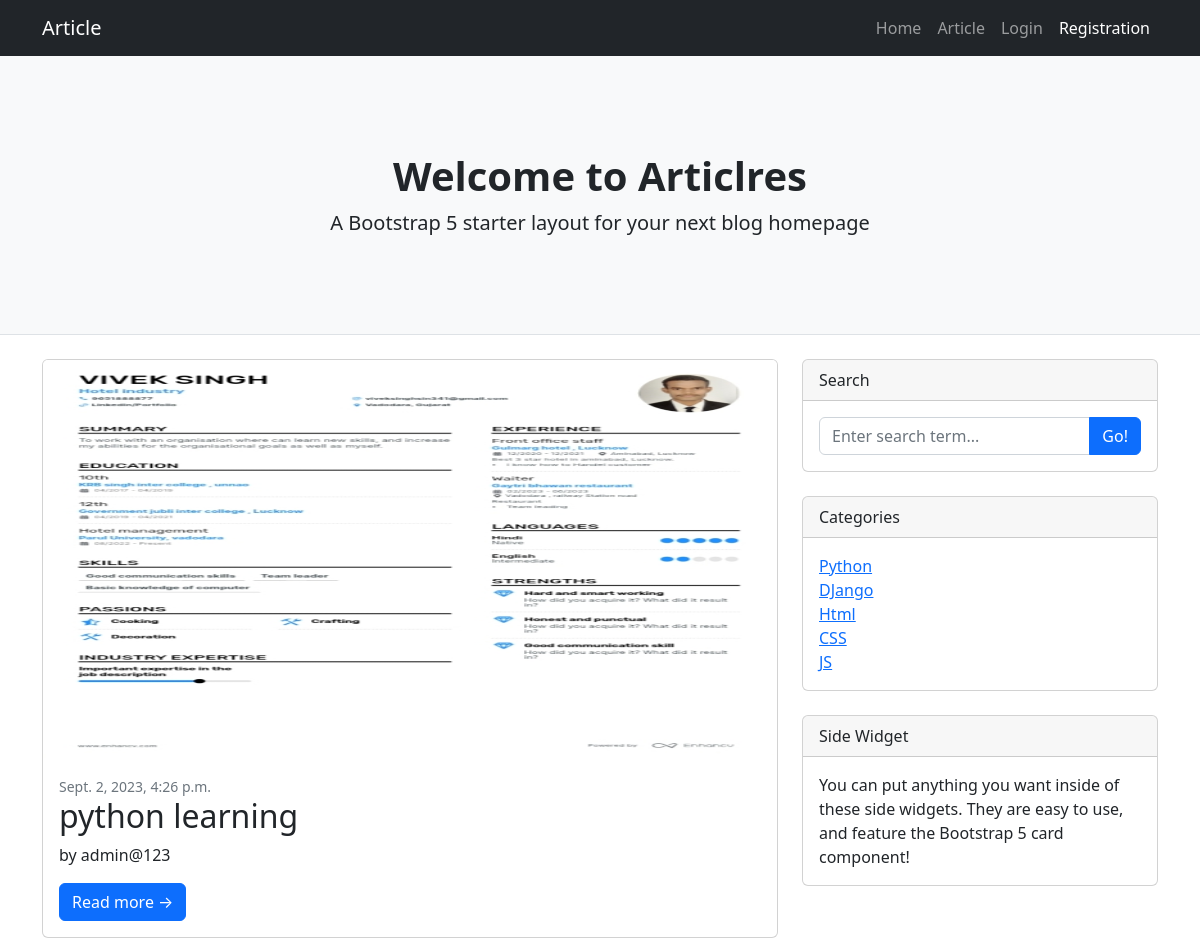
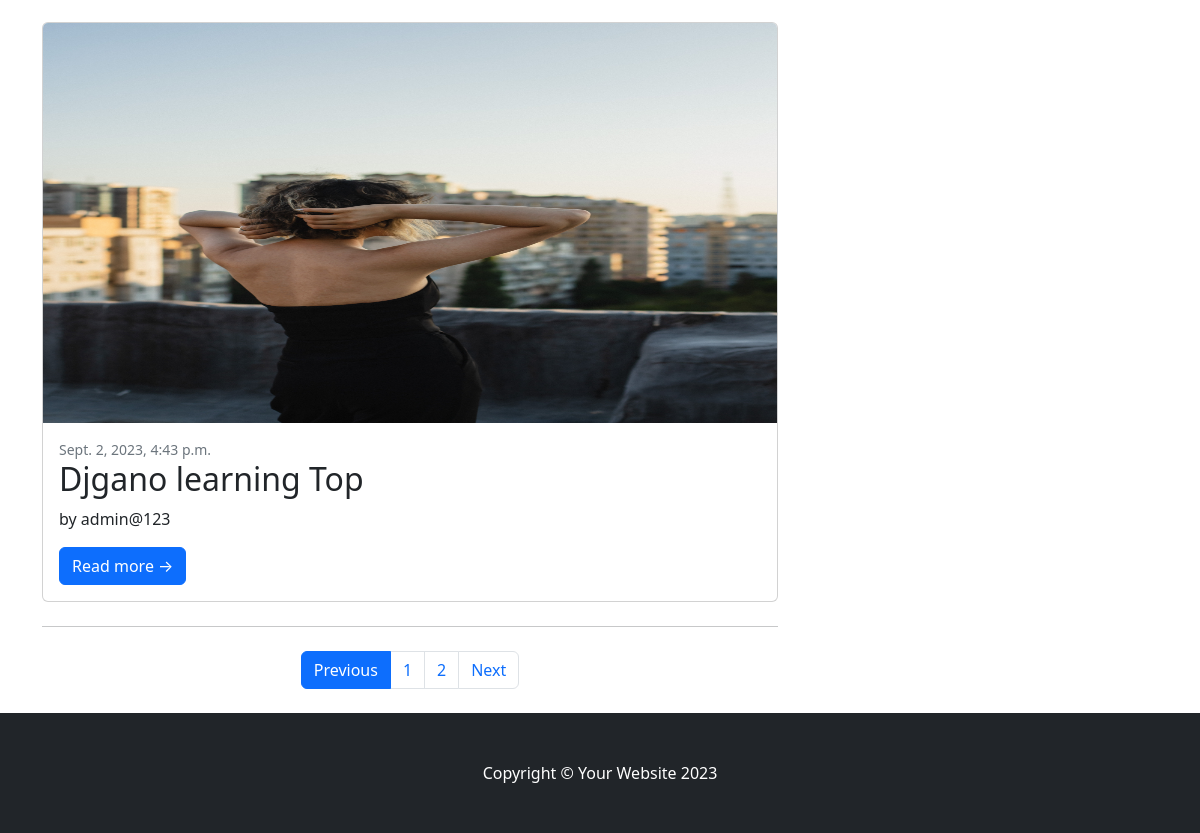
Before: / with the older database file (2 pictures, top to bottom).
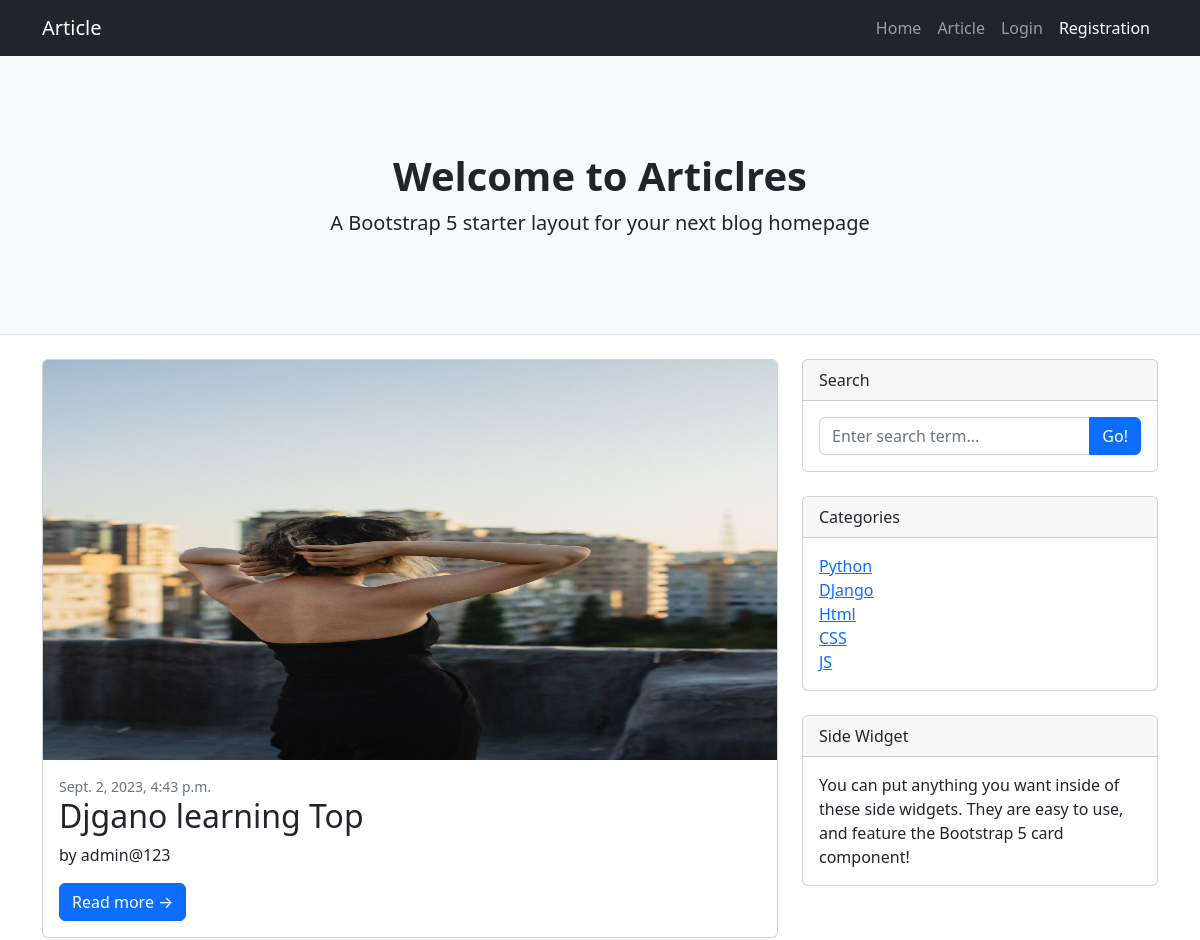
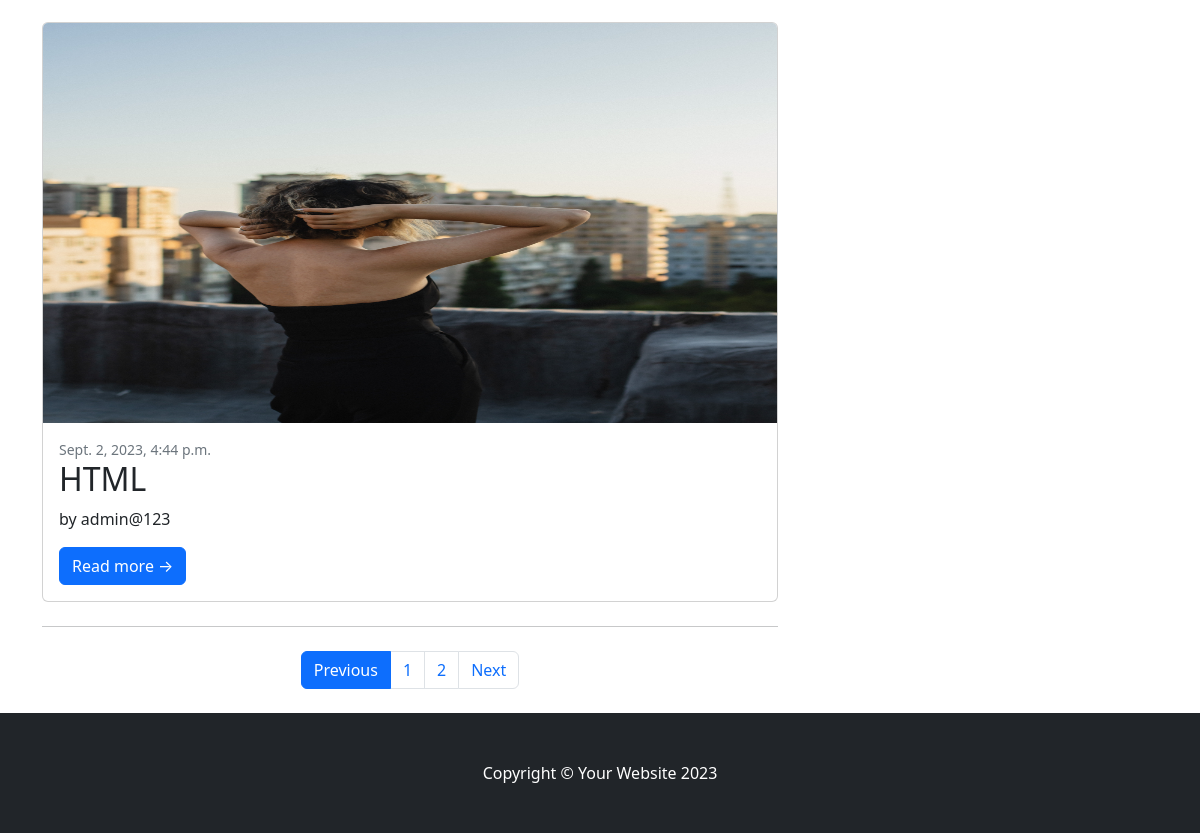
After: the same page with the newer database file (2 pictures, top to bottom).
### article/models.py (models this page shows, shortened)
class Article(models.Model):
    title=models.CharField(max_length=500)
    content=models.TextField(max_length=500)
    published_date=models.DateTimeField(auto_now=True,blank=True)
    author=models.ForeignKey(User,on_delete=models.CASCADE)
    category=models.ManyToManyField(Category)
    image=models.ImageField(upload_to='articles/',blank=True,null=True)
    created_at=models.DateTimeField(auto_now_add=True)
    updated_date=models.DateTimeField(auto_now=True)

class Category(models.Model):
    category=models.CharField(max_length=200)
    created_at=models.DateTimeField(auto_now_add=True)

### articles/views.py (the view)
# urls.py: path("", views.home, name="home"),
def home(request):
    articles = Article.objects.all()
    category = Category.objects.all()
    paginator = Paginator(
        articles, 2
    )  # You can adjust the number of articles per page as needed
    page_number = request.GET.get("page")
    pages = paginator.get_page(page_number)
    context = {
        "articles": pages,
        "category": category,
    }
    return render(request, "home.html", context)

### templates/home.html
{% extends 'base.html' %}
{% load static %}
{% block content %}
   <header class="py-5 bg-light border-bottom mb-4">
            <div class="container">
                <div class="text-center my-5">
                    <h1 class="fw-bolder">Welcome to Articlres </h1>
                    <p class="lead mb-0">A Bootstrap 5 starter layout for your next blog homepage</p>
                </div>
            </div>
        </header>
        <div class="container">
            <div class="row">
                <div class="col-lg-8">
                    {% for item in articles %}
                    <div class="card mb-4">
                        <a href="{% url 'article_detail' item.id %}">
                          <img class="card-img-top" src="{{ item.image.url }}" alt="..." /></a>
                        <div class="card-body">
                            <div class="small text-muted">{{item.created_at}}</div>
                            <h2 class="card-title">{{ item.title }}</h2>
                            <p class="card-text">by {{item.author}}</p>
                            <a class="btn btn-primary" href="{% url 'article_detail' item.id %}">Read more →</a>
                        </div>
                    </div>
                    {% endfor %}
                    <nav aria-label="Pagination">
                        <hr class="my-0" />
                        {% if articles.has_other_pages %}
                        <ul class="pagination justify-content-center my-4">
                          {% if articles.has_previous %}
                            <li class="page-item "><a class="page-link" href="?page={{ articles.previous_page_number }}" >Previous</a></li>
                            {% else %}
                            <li class="page-item active" aria-current="page"><a class="page-link" href="/">Previous</a></li>
                            {% endif %}
                            {% for i in articles.paginator.page_range %}
                            <li class="page-item"><a class="page-link" href="?page={{ i }}">{{ i }}</a></li>
                            {% endfor %}
                            {% if articles.has_next %}
                            <li class="page-item"><a class="page-link" href="?page={{ articles.next_page_number }}">Next</a></li>
                             {% else %}
                            <li class="page-item active"><a class="page-link" href="#">Next</a></li>
                              {% endif %}
                        </ul>
                           {% endif %}
                    </nav>
                </div>
                <div class="col-lg-4">
                    <div class="card mb-4">
                        <div class="card-header">Search</div>
                        <div class="card-body">
                            <form action="{% url 'article_search' %}" method="GET">
                            <div class="input-group">
                                <input class="form-control" type="text" name="query" placeholder="Enter search term..." aria-label="Enter search term..." aria-describedby="button-search" />
                                <button class="btn btn-primary" id="button-search" type="submit">Go!</button>
                            </div>
                                </form>
                        </div>
                    </div>
                    <div class="card mb-4">
                        <div class="card-header">Categories</div>
                        <div class="card-body">
                            <div class="row">
                                <div class="col-sm-12">
                                    <ul class="list-unstyled mb-0">
                                         {% for cat in category %}
                                        <li><a href="{% url 'articles_by_categories' cat.category %}">{{cat.category}}</a></li>
                                          {% endfor %}
                                    </ul>
                                </div>
                            </div>
                        </div>
                    </div>
                    <div class="card mb-4">
                        <div class="card-header">Side Widget</div>
                        <div class="card-body">You can put anything you want inside of these side widgets. They are easy to use, and feature the Bootstrap 5 card component!</div>
                    </div>
                </div>
            </div>
        </div>
{% endblock %}

### templates/base.html (shortened to what this page needs)
<!DOCTYPE html>
{% load static %}
<html lang="en">
    <head>
        <link href="{% static 'css/styles.css' %}" rel="stylesheet" />
    </head>
    <body>
    {% include 'includes/navbar.html' %}
    {% block content %}
    {% endblock content %}
     {% include 'includes/footer.html' %}
    </body>
</html>

### templates/includes/navbar.html (shortened to what this page needs)
<nav class="navbar navbar-expand-lg navbar-dark bg-dark">
  <div class="container">
    <a class="navbar-brand" href="#!">Article</a>
    <div class="collapse navbar-collapse" id="navbarSupportedContent">
      <ul class="navbar-nav ms-auto mb-2 mb-lg-0">
        <li class="nav-item"><a class="nav-link" href="/">Home</a></li>
        <li class="nav-item">
          <a class="nav-link" href="{% url 'articles' %}">Article</a>
        </li>
        {% if user.id is None %}
        <li class="nav-item">
          <a class="nav-link" href="{% url 'login' %}">Login</a>
        </li>
        <li class="nav-item">
          <a
            class="nav-link active"
            aria-current="page"
            href="{% url 'registration' %}"
            >Registration</a
          >
        </li>
        {% endif %}
      </ul>
    </div>
  </div>
</nav>

### templates/includes/footer.html
<footer class="py-5 bg-dark">
  <div class="container">
    <p class="m-0 text-center text-white">Copyright &copy; Your Website 2023</p>
  </div>
</footer>

Changed rows visible on the page:
removed Article: image (picture), created_at "Sept. 2, 2023, 4:26 p.m.", title "python learning", author "admin@123"
now on this page (row unchanged): Article: image (picture), created_at "Sept. 2, 2023, 4:44 p.m.", title "HTML", author "admin@123"
